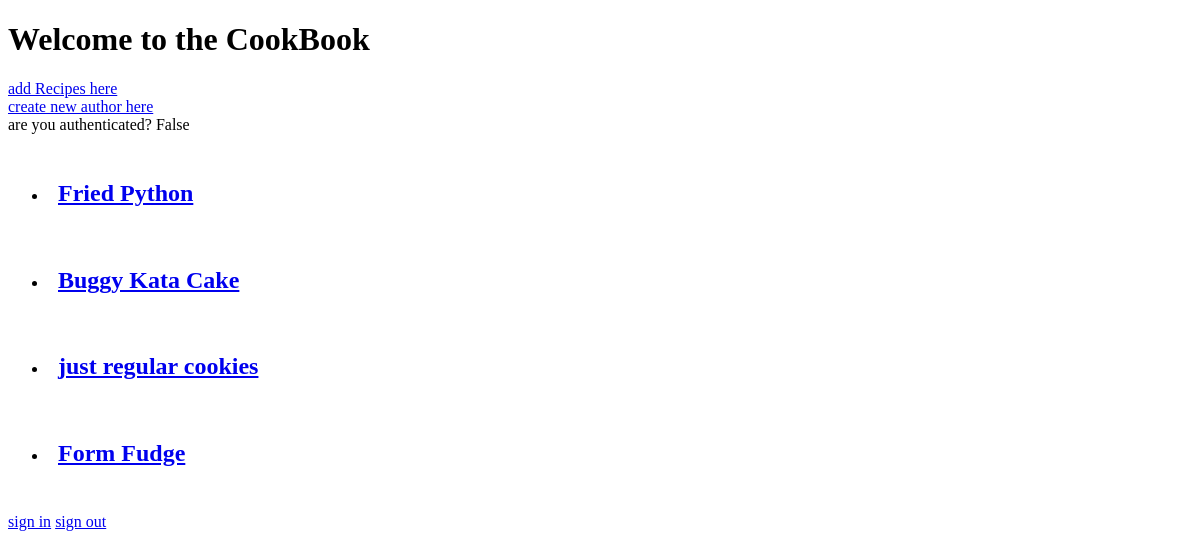
Before: / with the older database file.
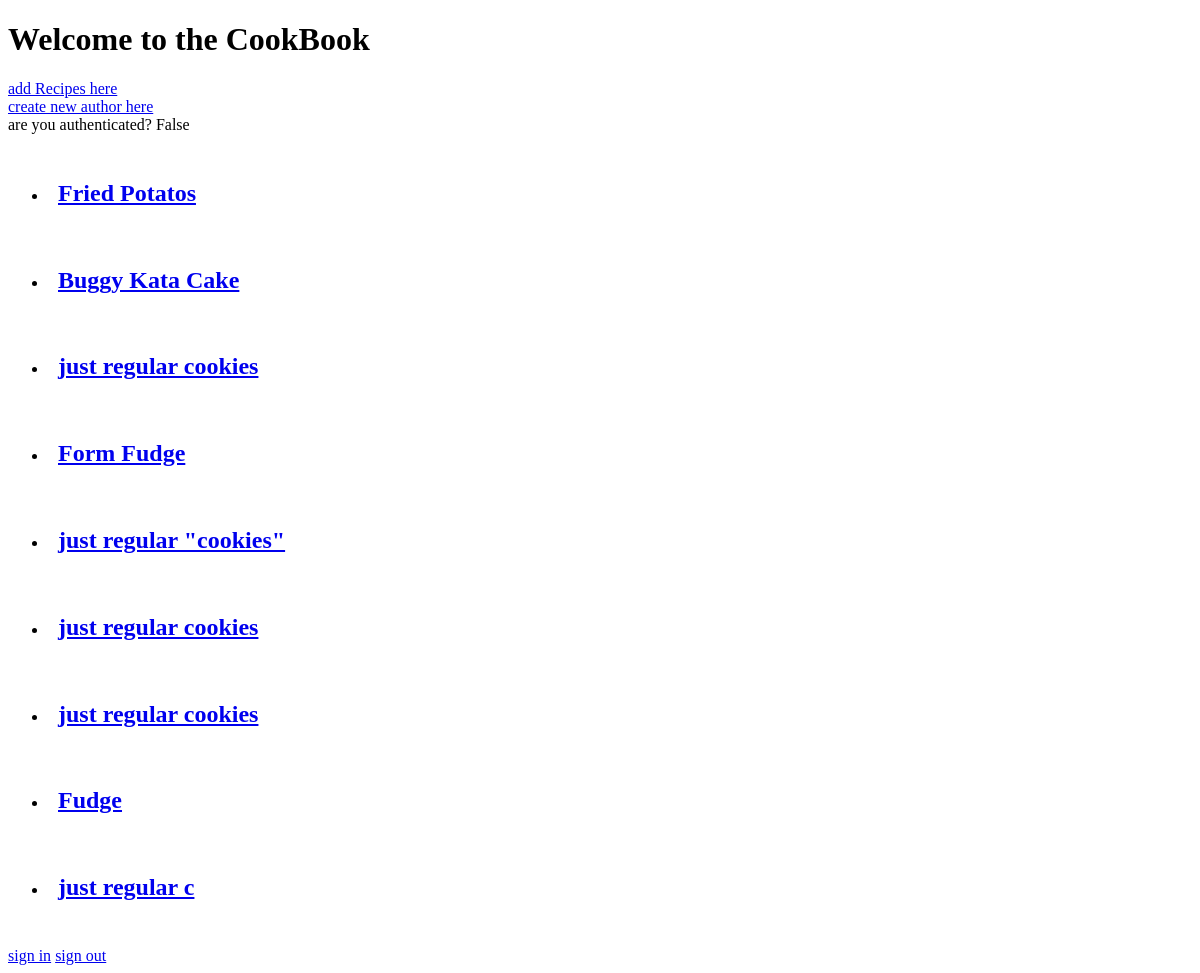
After: the same page with the newer database file.
### recipes/models.py (models this page shows, shortened)
class RecipeItem(models.Model):
    title = models.CharField(max_length=30, default='name of food')
    author = models.ForeignKey(Author, on_delete=models.CASCADE, related_name='author')
    description = models.TextField(default='a little about this food')
    time_required = models.CharField(max_length=30, default='10 mins')
    instructions = models.TextField(default='begin with...')

### recipes/views.py (the view)
# urls.py: path('', views.index, name="homepage"),
def index (request):
    foodInfo = RecipeItem.objects.all()
    return render(request, 'index.html', {'foodData': foodInfo})

### recipes/templates/index.html (shortened to what this page needs)
<!DOCTYPE html>
<html lang="en">
<head>
</head>
<body>
    <h1>Welcome to the CookBook</h1>
    <span><a href="/recipeAdd/">add Recipes here</a></span>
    <br>
    <span><a href="/authorAdd/">create new author here</a></span>
    <br>
    <span>are you authenticated? {{ request.user.is_authenticated }}</span>
    <div style=
        "
        width: 80%;
        height: 80%;
        display: flex;
        justify-content: space-between;
        flex-flow: row wrap;
        align-content: center;
        "
    >
    <ul>
        {% for item in foodData %}
        <li style="padding: 10px;">
            <h2><a href="/recipe/{{item.id}}/">{{ item.title }}</a></h2>
        </li>
        {% endfor %}
    </ul>
    </div>
    <span><a href="/login/">sign in</a></span>
    <span><a href="/logout/">sign out</a></span>
</body>
</html>

Changed rows visible on the page:
changed RecipeItem: title "Fried Python" → "Fried Potatos"
added RecipeItem: title "just regular \"cookies\""
added RecipeItem: title "just regular cookies"
added RecipeItem: title "just regular cookies"
added RecipeItem: title "Fudge"
added RecipeItem: title "just regular c"
